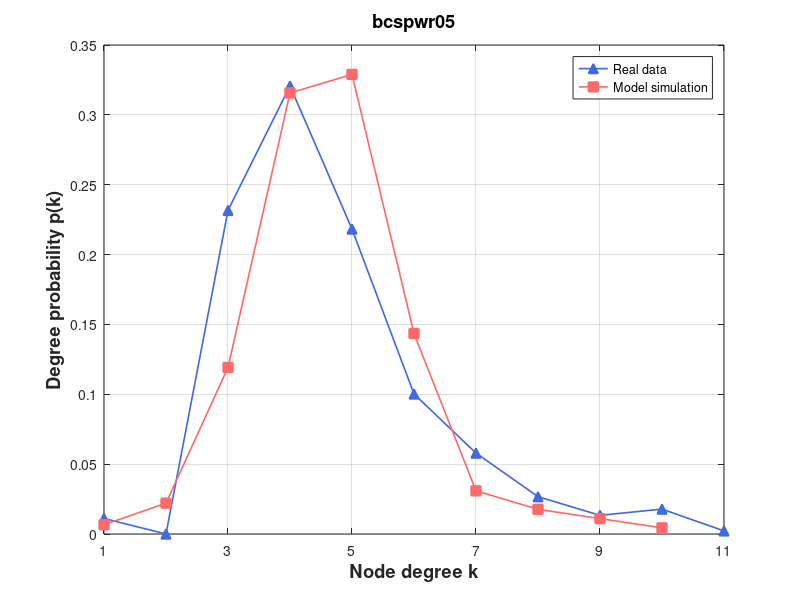

Write the MATLAB code that produced this figure.
% Create some data
% 定义度数直方图

degree_hist1 = [0, 5, 0, 104, 144, 98, 45, 26, 12, 6, 8, 1];
degree_hist2 = [0, 3, 10, 54, 143, 149, 65, 14, 8, 5, 2];

% 将度数直方图转换为浮点型数组

degree_hist1 = double(degree_hist1);
degree_hist2 = double(degree_hist2);

degree1 = degree_hist1(2:end);
degree2 = degree_hist2(2:end);
% 计算度数概率
degree_prob1 = degree1 / sum(degree1);
degree_prob2 = degree2 / sum(degree2);

figure

set(gca, 'FontSize', 12);

  
plot(1:length(degree_prob1), degree_prob1, '^-','Color',[65/256,105/256,225/256],'LineWidth',1.2,'Markersize',7,'MarkerFaceColor',[65/256,105/256,225/256])

hold on
%plot(eb, predictionData,'ro-','LineWidth',1.2,'Markersize',7,'MarkerFaceColor','r')
%plot(eb, predictionData, 's-','Color',[171/256,130/256,255/256],'LineWidth',1.2,'Markersize',7,'MarkerFaceColor',[171/256,130/256,255/256]) 
%plot(eb, epsilon7, 's-','Color',[0/256,206/256,209/256],'LineWidth',1.2,'Markersize',7,'MarkerFaceColor',[0/256,206/256,209/256])

%plot(eb, size700, 's-','Color',[171/256,130/256,255/256],'LineWidth',1.2,'Markersize',7,'MarkerFaceColor',[171/256,130/256,255/256]) %Purple
plot(1:length(degree_prob2), degree_prob2, 's-','Color',[255/256,106/256,106/256],'LineWidth',1.2,'Markersize',7,'MarkerFaceColor',[255/256,106/256,106/256])



% Turn on the grid
grid on

% Add title and axis labels
%title('Performance of Baseband QPSK')
xlabel('Node degree k','FontSize',13.2,'FontWeight','bold')
ylabel('Degree probability p(k)','FontSize',13.2,'FontWeight','bold')
legend('Real data', 'Model simulation')
% title('Wikibooks (Initial)', 'FontSize', 13.2, 'FontWeight', 'bold')
title('bcspwr05', 'FontSize', 13.2, 'FontWeight', 'bold')
% axis([0.03 1.02 0 0.35])
%set(gca,'xtick',[xmin:step:xmax])
% set(gca,'xtick',[1:1000:11000])
set(gca,'xtick', 1:2:max(length(degree_prob1),length(degree_prob2)))
% set(gca,'xticklabels',{'0','0.16','0.32','0.48','0.64','0.80'});
%set(gca,'ytick',[0:0.05:0.35])
xlim([1 max(length(degree_prob1),length(degree_prob2))])
%set(gca,'xscale','log')